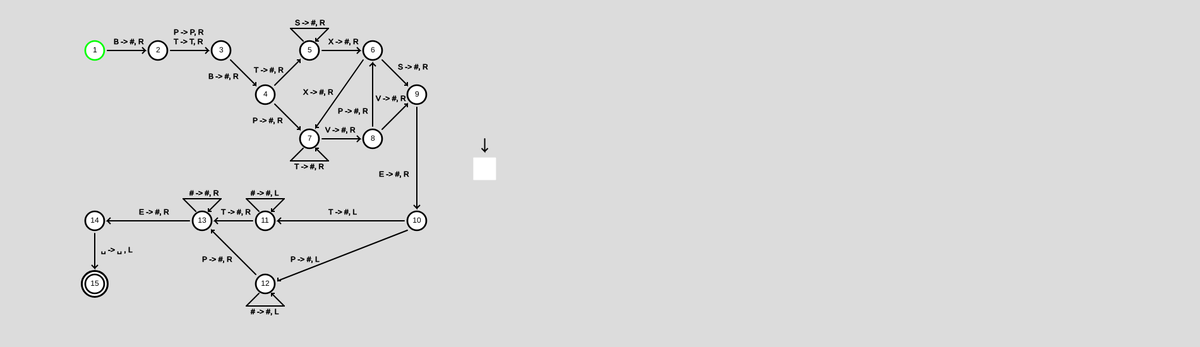
Frame 1 (no input)
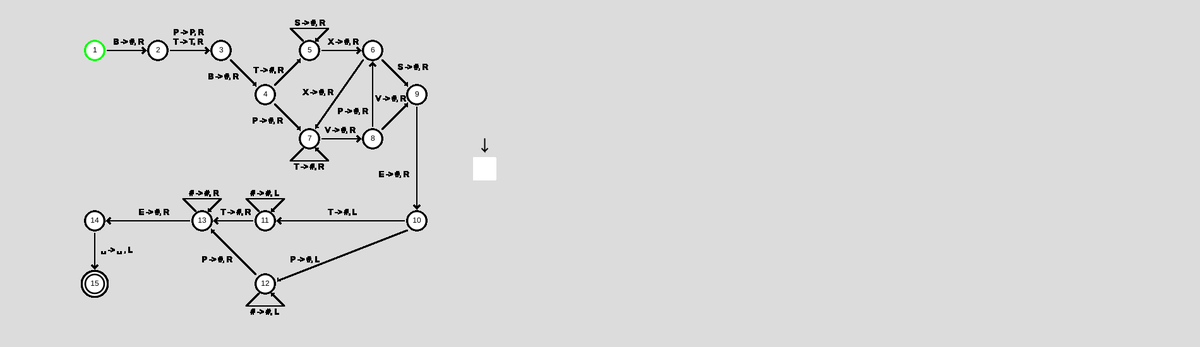
Frame 60 (no input)
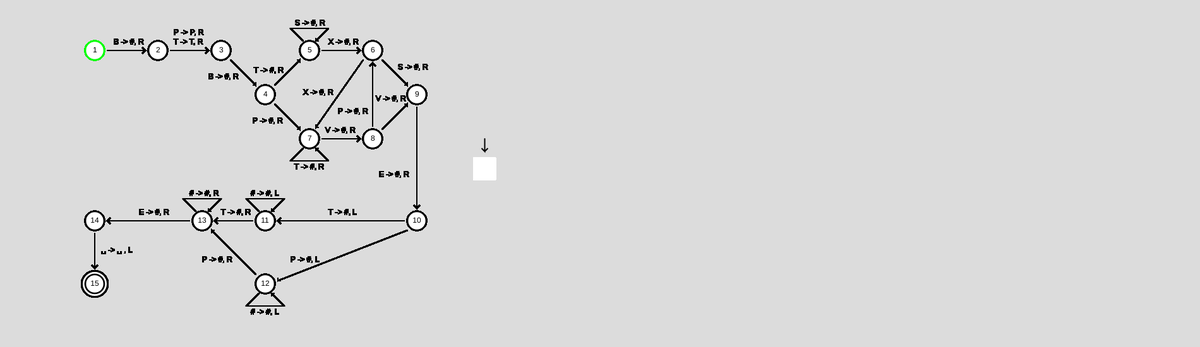
Frame 120 (the mouse pressed at the canvas centre since frame 60)

The p5.js sketch that drew these frames (run headless with seeded random() and noise() and a simulated clock; from frame 60 on, the mouse is pressed at the canvas centre):

// p5.js sketch
// ── sketch.js

//Jetzige Position auf dem Band der Turing Machine
var positionCharArray = 0;

//Die Position an der das Turing Band auf der Canvas angezeigt wird
var turingBandXPosition = 750;
var turingBandYPosition = 250;

//Die Position des Graphs
var graphXPosition = 100;
var graphYPosition = 30;

//Die Position an der der Schreib- und Lesekopf der Turingmachine auf der Canvas
//angezeigt wird
//Wichtig: ist abhängig von der Position des Turingbandes
var turingArrowXPosition = turingBandXPosition + 17.5;
var turingArrowYPosition = turingBandYPosition - 30;

//Die Position der Erfolgs- bzw. Misserfolgsanzeige
var resultXPosition = 700;
var resultYPosition = 500;

//Der Zustand in der sich die Turing Machine befindet
//nextState wird von der Turing Machine markiert
var currentState = "0";
var nextState = "1";

//Input Text Fenster
var inp;

//Buttons
var buttonGenerateCorrectERGString;
var buttonGenerateIncorrectERGString;
var buttonStartMachine;
var buttonNextStep;
var buttonReset;

//Ein korrekter ERG String wird später durch einen Button ausgegeben
var inputString = [""];

function setup() {


  createCanvas(1900, 550);
  background(220);

  createP("");

  //Input Fenster erstellen
  inp = createInput("BEISPIEL␣");

  //Button um richtige Zeichenkette zu generieren         
  buttonGenerateCorrectERGString = createButton("Richtige Zeichenkette generieren");
  buttonGenerateCorrectERGString.mousePressed(generateCorrectInput);

  //Button um falsche Zeichenkette zu generieren
  buttonGenerateIncorrectERGString = createButton("Falsche Zeichenkette generieren");
  buttonGenerateIncorrectERGString.mousePressed(generateWrongInput);

  createP("");

  //Button um den eingegebenen Ausdruck zu prüfen
  buttonStartMachine = createButton("Zeichenkette prüfen");
  buttonStartMachine.mousePressed(checkString);


                               


  drawTuringArrow(turingArrowXPosition, turingArrowYPosition);
  //deleteTuringArrow(turingArrowXPosition, turingArrowYPosition);

 



  
}

function draw() {

  drawGraph(graphXPosition, graphYPosition, currentState, nextState);
  drawCharArray(inputString, turingBandXPosition, turingBandYPosition);

}


//Diese Funktion setzt die relevanten globalen Variablen zurück
//Und stellt die Buttons wieder her
function reset(){

  buttonReset.remove();

  currentState = "0";
  nextState = "1";
  positionCharArray = 0;
  inputString = [""];

  //Das überstehende Turing Band und das Erbebnis von der Canvas löschen
  background(220);

  //Turing Lese- und Schreibkopf auf Anfang zurücksetzen
  deleteTuringArrow(turingArrowXPosition, turingArrowYPosition);
  turingArrowXPosition = turingBandXPosition + 17.5;
  drawTuringArrow(turingArrowXPosition, turingArrowYPosition);

  //Input Fenster erstellen
  inp = createInput("BEISPIEL␣");

  //Button um richtige Zeichenkette zu generieren         
  buttonGenerateCorrectERGString = createButton("Richtige Zeichenkette generieren");
  buttonGenerateCorrectERGString.mousePressed(generateCorrectInput);

  //Button um falsche Zeichenkette zu generieren
  buttonGenerateIncorrectERGString = createButton("Falsche Zeichenkette generieren");
  buttonGenerateIncorrectERGString.mousePressed(generateWrongInput);

  createP("");

  //Button um den eingegebenen Ausdruck zu prüfen
  buttonStartMachine = createButton("Zeichenkette prüfen");
  buttonStartMachine.mousePressed(checkString);
}


//Diese Funktion gibt den input an den zur Prüfung weiter InputString weiter
//Ausserdem werden alle Buttons und das Input Fenster entfernt 
//und ein neuer Button erscheint um den nächsten Schritt auszuführen
function checkString(){
  inputString = createCharArray(inp.value());

  inp.remove();
  buttonGenerateCorrectERGString.remove();
  buttonGenerateIncorrectERGString.remove();
  buttonStartMachine.remove();

  buttonNextStep = createButton("Nächster Schritt");
  buttonNextStep.mousePressed(moveTuring);

}


//Diese Funktion generiert einen korrekten ERG String im Input Fenster
function generateCorrectInput(){
  inp.value(createCorrectERGString());
}

//Diese Funktion generiert einen falschen ERG String im Input Fenster
function generateWrongInput(){
  inp.value(createIncorrectERGString());
}


//Der Graph, das Turingband und der Schreib- und Lesekopft verändern sich schrittweise
//Diese Funktion geht einen Schritt
function moveTuring(){

  if(nextStateMarkMove(nextState, positionCharArray)){

    var info = nextStateMarkMove(nextState, positionCharArray);

    //Changing the current and next state, based on the logic in nextStateMarkMove()
    currentState = nextState;
    nextState = info[0];
    var mark = info[1];
    var move = info[2];

    //Moving the turing head, baseed on the logic in nextStateMarkMove()
    deleteTuringArrow(turingArrowXPosition, turingArrowYPosition);
    moveTuringArrow(move);
    drawTuringArrow(turingArrowXPosition, turingArrowYPosition);

    //Writing on the Turing band, based on the logic in nextStateMarkMove()
    inputString[positionCharArray] = mark;

    //Changing the position on the Turing Band, based on whether we move left or right
    if (move == "R")
      positionCharArray++;
    else if (move == "L")
      positionCharArray--;

    //If the next state is 15, we have reached the end of our Graph
    //and the ERG String is correct
    if(nextState == "15"){
      showResult(true, resultXPosition, resultYPosition);

      buttonNextStep.remove();
      createP("(¬‿¬)");

      buttonReset = createButton("Einen weiteren Ausdruck prüfen");
      buttonReset.mousePressed(reset);
    }
  } else {
    showResult(false, resultXPosition, resultYPosition);
    buttonNextStep.remove();

    createP("(︺︹︺)");

    buttonReset = createButton("Einen weiteren Ausdruck prüfen");
    buttonReset.mousePressed(reset);
  }
}


//Diese Funktion gibt eine Meldung aus, ob der Embedded Reber Grammar String gültig oder ungültig ist
//an der Position (x,y) auf der Canvas
function showResult(correct, x, y){

  strokeWeight(0.7);

  if (correct){
    //Show correct message
    //I might use images here
    text("Der Ausdruck ist ", x, y);
    stroke(0,255,0);
    strokeWeight(1.2);
    text("gültig", x+95, y);
  } else {
    //Show incorrect message
    text("Der Ausdruck ist ", x, y);
    stroke(255,0,0);
    strokeWeight(1.2);
    text("nicht gültig", x+95, y);
  }
}


//Diese Funktion verändert ein Zeichen im Input String
//input: position auf Turing Band, also 1 oder 2, 3, ..
//und symbol, welches auf das Band geschrieben wird
//output: Verändert ein Zeichen im Char Array inputString
function changeTuringBand(position, symbol){
  inputString[position] = symbol;
}

//Diese Funktion bewegt den Lesekopf der Turing Machine nach rechts oder nach links
//input: "L" oder "R"
//output: veränder die Variable turingArrowXPosition
function moveTuringArrow(direction){
  if (direction == "L")
    turingArrowXPosition = turingArrowXPosition - 40;
  else if (direction == "R")
    turingArrowXPosition = turingArrowXPosition + 40;
}

//Diese Funktion löscht einen Pfeil (Schreibkopf der Turing Machine)
function deleteTuringArrow(x, y){
  strokeWeight(5);
  stroke(220);

  beginShape();
  vertex(x, y);
  vertex(x, y +20);
  vertex(x-5, y+15);
  vertex(x, y +20);
  vertex(x+5, y+15);
  vertex(x, y+20);
  endShape();
}

//Diese Funktion zeichnet einen Pfeil, der nach unten zeigt an dem Punkt (x,y)
function drawTuringArrow(x, y){
  arrowBottom(x, y, x, y + 20);
}

//Diese Funktion zeichnet ein Char Array als Band einer Turing Machine an Position (x,y)
function drawCharArray(ca, x, y){

  var distance = 0;
  var increment = 40;

  for(i = 0; i < ca.length; i++){
    square(x+distance, y, 35);
    text(ca[i], x+distance + (increment/3), y + (increment/2));
    distance = distance + increment;
  }
}


//Diese Funktion macht aus einem String ein Char Array
function createCharArray(str){
  return str.split("");
}

//Hier sind 2 Funktionen, um einen korrekten Embedded Reber Grammar String zu erzeugen
//und um einen wahrscheinlich inkorrekten Embedded Reber Grammar String zu erzeugen

//Gibt korrekte ERG String zurück
function createCorrectERGString() {
  var result = generateEmbeddedRGString(generateRGString(3, true));

  //Falls die Länge des Strings größer als 20 ist rufen wir die Funktion rekursiv erneut auf
  if (result.length <= 20)
    return result;
  else
    return createCorrectERGString();
}

//Gibt wahrscheinlich falschen ERG String zurück
function createIncorrectERGString() {

  var result = generateEmbeddedRGString(generateRGString(3, false));

  //Falls die Länge des Strings größer als 20 ist rufen wir die Funktion rekursiv erneut auf
  if (result.length <= 20)
    return result;
  else
    return createProbablyWrongERGString();
}


//Diese Funktion nimmt einen Reber Grammar String
//und macht einen (von 2 möglichen) Embedded Reber Grammar String daraus
function generateEmbeddedRGString(rgString){

  var pick = Math.floor(Math.random() * 2);

  if (pick == 0)
    return "BT" + rgString + "TE␣";
  else
    return "BP" + rgString + "PE␣";
}


//Diese rekursive Funktion generiert einen Reber Grammar String
//Wichtig: sie muss mit generateRGString(3, true) aufgerufen werden
//um einen korrekten RG String zu erzeugen!
//generateRGString(3, false) erzeugt einen falschen!
function generateRGString(state, correct){
  var pick = "";

  //In state 3 we always return B and go to state 4
  if (state == 3){
    return "B" + generateRGString(4, correct);
  }
  //In state 4 we either return T and state 5, or P and state 7
  else if (state == 4){
    pick = pickRandomElement(["T", "P"]);
    if (pick == "T")
      return pick + generateRGString(5, correct);
    else
      return pick + generateRGString(7, correct);
  }

  //In state 5 we either return S and state 5, or X and state 6
  else if (state == 5){
    pick = pickRandomElement(["S", "X"]);
    if (pick == "S")
      return pick + generateRGString(5, correct);
    else
      return pick + generateRGString(6, correct);
  }

  //Here we intentionally create a wrong String, if correct == false
  //
  //
  else if (state == 6 && correct == false){
    pick = pickRandomElement(["T", "E"]);
    if (pick == "T")
      return pick + generateRGString(7, correct);
    else
      return pick + generateRGString(9, correct);
  }

  else if (state == 8 && correct == false){
    pick = pickRandomElement(["T", "E"]);
    if (pick == "T")
      return pick + generateRGString(6, correct);
    else
      return pick + generateRGString(9, correct);
  }
  //
  //


  //In state 6 we either return X and state 7, or S and State 9
  else if (state == 6){
    pick = pickRandomElement(["X", "S"]);
    if (pick == "X")
      return pick + generateRGString(7, correct);
    else
      return pick + generateRGString(9, correct);
  }

  //In state 7 we either return T and state 7, or V and state 8
  else if (state == 7){
    pick = pickRandomElement(["T", "V"]);
    if (pick == "T")
      return pick + generateRGString(7, correct);
    else
      return pick + generateRGString(8, correct);
  }

  //In state 8 we either return P and state 6, or V and state 9
  else if (state == 8){
    pick = pickRandomElement(["P", "V"]);
    if (pick == "P")
      return pick + generateRGString(6, correct);
    else
      return pick + generateRGString(9, correct);
  }

  //In state 9 we always return E and state 10
  else if (state == 9){
    return "E" + generateRGString(10, correct);
  }

  //In state

  return "";
}



//Diese Funktion sucht ein zufälliges element aus einem Array aus 
//und gibt es zurück
function pickRandomElement(arr){
  return arr[Math.floor(Math.random() * arr.length)];
}


//Diese Funktion nimmt den jetzigen Zustand und das Symbol von Turing Band 
//(dieses wird über die globale Variable position bestimmt)
//und gibt den nächsten Zustand, die Zeichenänderung auf dem Band und die Bewegungsrichtung wieder
//Beispiel für Ausgabe: ["1", "#", "R"]
//Falls es keinen nächsten Zustand gibt, wird hier der Boolean false zurückgegeben
//Diese Funkton liefert also verschiedene Rückgabe-Datentypen
function nextStateMarkMove(state, bandPosition){

  var symbol = inputString[bandPosition];

  //Hier wird die Logik für alle Kanten vorgegeben

  //Kante von 1 zu 2
  if (state == "1" && symbol == "B"){
    return ["2", "#", "R"];
  } 
  //Kante von 2 zu 3
  else if (state == "2" && symbol == "P"){
    return ["3", "P", "R"];
  }
  else if (state == "2" && symbol == "T"){
    return ["3", "T", "R"];
  }
  //Kante von 3 zu 4
  else if (state == "3" && symbol == "B"){
    return ["4", "#", "R"];
  }
  //Kante von 4 zu 5
  else if (state == "4" && symbol == "T"){
    return ["5", "#", "R"];
  }
  //Kante von 5 zu 5
  else if (state == "5" && symbol == "S"){
    return ["5", "#", "R"];
  }
  //Kante von 5 zu 6
  else if (state == "5" && symbol == "X"){
    return ["6", "#", "R"];
  }
  //Kante von 6 zu 7
  else if (state == "6" && symbol == "X"){
    return ["7", "#", "R"];
  }
  //Kante von 4 zu 7
  else if (state == "4" && symbol == "P"){
    return ["7", "#", "R"];
  }
  //Kante von 7 zu 7
  else if (state == "7" && symbol == "T"){
    return ["7", "#", "R"];
  }
  //Kante von 7 zu 8
  else if (state == "7" && symbol == "V"){
    return ["8", "#", "R"];
  }
  //Kante von 8 zu 6
  else if (state == "8" && symbol == "P"){
    return ["6", "#", "R"];
  }
  //Kante von 8 zu 9
  else if (state == "8" && symbol == "V"){
    return ["9", "#", "R"];
  }
  //Kante von 6 zu 9
  else if (state == "6" && symbol == "S"){
    return ["9", "#", "R"];
  }
  //Kante von 9 zu 10
  else if (state == "9" && symbol == "E"){
    return ["10", "#", "R"];
  }
  //Kante von 10 zu 11
  else if (state == "10" && symbol == "T"){
    return ["11", "#", "L"];
  }
  //Kante von 10 zu 12
  else if (state == "10" && symbol == "P"){
    return ["12", "#", "L"];
  }
  //Kante von 11 zu 11
  else if (state == "11" && symbol == "#"){
    return ["11", "#", "L"];
  }
  //Kante von 11 zu 13
  else if (state == "11" && symbol == "T"){
    return ["13", "#", "R"];
  }
  //Kante von 12 zu 12
  else if (state == "12" && symbol == "#"){
    return ["12", "#", "L"];
  }
  //Kante von 12 zu 13
  else if (state == "12" && symbol == "P"){
    return ["13", "#", "R"];
  }
  //Kante von 13 zu 13
  else if (state == "13" && symbol == "#"){
    return ["13", "#", "R"];
  }
  //Kante von 13 zu 14
  else if (state == "13" && symbol == "E"){
    return ["14", "#", "R"];
  }
  //Kante von 14 zu 15
  else if (state == "14" && symbol == "␣"){
    return ["15", "␣", "L"];
  }
  return false;
  

}



//cs (current state) und ns (next state) identifizieren die ausgewählte Kante
//Die ausgewählte Kante ist grün unterlegt wie in den arrow-Funktionen definiert
//x und y zeichnen den Graph an Position (x,y)
function drawGraph(x, y, cs, ns) {

  //Zustand 1
  drawState(x+50, y+50, "1", (ns == "1"));

  //Kante von Zustand 1 zu 2
  arrowRight(x+70, y+50, x+130, y+50, (cs=="1" && ns =="2"));
  strokeWeight(0.7);
  text("B -> #, R", x+80, y+40);

  //Zustand 2
  drawState(x+150, y+50, "2", (ns == "2"));

  //Kante von Zustand 2 zu 3
  arrowRight(x+170, y+50, x+230, y+50, (cs=="2" && ns =="3"));
  strokeWeight(0.7);
  text("P -> P, R", x+175, y+25);
  text("T -> T, R", x+175, y+40);

  //Zustand 3
  drawState(x+250, y+50, "3", (ns == "3"));

  //Kante von Zustand 3 zu 4
  arrowBottomRight(x+265, y+65, x+305, y+105, (cs=="3" && ns =="4"));
  strokeWeight(0.7);
  text("B -> #, R", x+230, y+95);

  //Zustand 4
  drawState(x+320, y+120, "4", (ns == "4"));

  //Kante von Zustand 4 zu 5
  arrowTopRight(x+335, y+105, x+375, y+65, (cs=="4" && ns =="5"));
  strokeWeight(0.7);
  text("T -> #, R", x+302, y+85);

  //Zustand 5
  drawState(x+390, y+50, "5", (ns == "5"));

  //Kante von Zustand 5 zu 6
  arrowRight(x+410, y+50, x+470, y+50, (cs=="5" && ns =="6"));
  strokeWeight(0.7);
  text("X -> #, R", x+420, y+40);

  //Kante von Zustand 5 zu 5
  arrowSelfTop(x+380, y+35, x+400, y+35, (cs=="5" && ns =="5"));
  strokeWeight(0.7);
  text("S -> #, R", x+367, y+10);

  //Zustand 6
  drawState(x+490, y+50, "6", (ns == "6"));

  //Kante von Zustand 6 zu 7
  arrowBottomLeft(x+475, y+65, x+400, y+172, (cs=="6" && ns =="7"));
  strokeWeight(0.7);
  text("X -> #, R", x+380, y+120);

  //Kante von Zustand 6 zu 9
  arrowBottomRight(x+505, y+65, x+545, y+105, (cs=="6" && ns =="9"));
  strokeWeight(0.7);
  text("S -> #, R", x+530, y+80);

  //Kante von Zustand 4 zu 7
  arrowBottomRight(x+335, y+135, x+375, y+175, (cs=="4" && ns =="7"));
  strokeWeight(0.7);
  text("P -> #, R", x+300, y+165);
  
  //Zustand 7
  drawState(x+390, y+190, "7", (ns == "7"));

  //Kante von Zustand 7 zu 7
  arrowSelfBottom(x+380, y+205, x+400, y+205, (cs=="7" && ns =="7"));
  strokeWeight(0.7);
  text("T -> #, R", x+366, y+238);  

  //Kante von Zustand 7 zu 8
  arrowRight(x+410, y+190, x+470, y+190, (cs=="7" && ns =="8"));
  strokeWeight(0.7);
  text("V -> #, R", x+415, y+180);

  //Zustand 8
  drawState(x+490, y+190, "8", (ns == "8"));

  //Kante von Zustand 8 zu 6
  arrowTop(x+490, y+170, x+490, y+70, (cs=="8" && ns =="6"));
  strokeWeight(0.7);
  text("P -> #, R", x+435, y+150);

  //Kante von Zustand 8 zu 9
  arrowTopRight(x+505, y+175, x+545, y+135, (cs=="8" && ns =="9"));
  strokeWeight(0.7);
  text("V -> #, R", x+495, y+130);

  //Zustand 9
  drawState(x+560, y+120, "9", (ns == "9"));

  //Kante von Zustand 9 zu 10
  arrowBottom(x+560, y+140, x+560, y+300, (cs=="9" && ns =="10"));
  strokeWeight(0.7);
  text("E -> #, R", x+500, y+250);

  //Zustand 10
  drawState(x+560, y+320, "10", (ns == "10"));

  //Kante von 10 zu 11
  arrowLeft(x+540, y+320, x+340, y+320, (cs=="10" && ns =="11"));
  strokeWeight(0.7);
  text("T -> #, L", x+420, y+310);

  //Kante von 10 zu 12
  arrowBottomLeft(x+545, y+335, x+340, y+415, (cs=="10" && ns =="12"));
  strokeWeight(0.7);
  text("P -> #, L", x+360, y+385);

  //Zustand 11
  drawState(x+320, y+320, "11", (ns == "11"));

  //Kante von 11 zu 11
  arrowSelfTop(x+310, y+305, x+330, y+305, (cs=="11" && ns =="11"));
  strokeWeight(0.7);
  text("# -> #, L", x+297, y+280);

  //Kante von 11 zu 13
  arrowLeft(x+300, y+320, x+240, y+320, (cs=="11" && ns =="13"));
  strokeWeight(0.7);
  text("T -> #, R", x+250, y+310);

  //Zustand 12
  drawState(x+320, y+420, "12", (ns == "12"));

  //Kante von 12 zu 12
  arrowSelfBottom(x+310, y+435, x+330, y+435, (cs=="12" && ns =="12"));
  strokeWeight(0.7);
  text("# -> #, L", x+297, y+468);

  //Kante von 12 zu 13
  arrowTopLeft(x+305, y+405, x+235, y+335, (cs=="12" && ns =="13"));
  strokeWeight(0.7);
  text("P -> #, R", x+220, y+385);

  //Zustand 13
  drawState(x+220, y+320, "13", (ns == "13"));

  //Kante von 13 zu 13
  arrowSelfTop(x+210, y+305, x+230, y+305, (cs=="13" && ns =="13"));
  strokeWeight(0.7);
  text("# -> #, R", x+200, y+280);

  //Kante von 13 zu 14
  arrowLeft(x+200, y+320, x+70, y+320, (cs=="13" && ns =="14"));
  strokeWeight(0.7);
  text("E -> #, R", x+120, y+310);

  //Zustand 14
  drawState(x+50, y+320, "14", (ns == "14"));

  //Kante von 14 zu 15
  arrowBottom(x+50, y+340, x+50, y+395, (cs=="14" && ns =="15"));
  strokeWeight(0.7);
  text("␣ -> ␣ , L", x+60, y+370);

  //Zustand 15
  strokeWeight(3);
  ellipse(x+50, y+420, 41, 41);
  drawState(x+50, y+420, "15", (ns == "15"));


}


//Funktion um einen Pfeil in Richtung links zu zeichnen
//Der Pfeil beginnt bei Punkt (x1,y1) und endet in Punkt (x2,y2)
//Falls green == true ist er grün, sonst schwarz
//Die Dicke des Pfeils ist sWeight
//Die folgenden Definitionen für Pfeile folgen dieser hier
function arrowLeft(x1, y1, x2, y2, green = false, sWeight = 2){
  strokeWeight(sWeight);

  if(green)
    stroke(0,255,0);
  else
    stroke(0,0,0);

  beginShape();
  vertex(x1, y1);
  vertex(x2, y2);
  vertex(x2+5, y2-5);
  vertex(x2, y2);
  vertex(x2+5, y2+5);
  vertex(x2, y2);
  endShape();
}

function arrowRight(x1, y1, x2, y2, green = false, sWeight = 2){
  strokeWeight(sWeight);

  if(green)
    stroke(0,255,0);
  else
    stroke(0,0,0);

  beginShape();
  vertex(x1, y1);
  vertex(x2, y2);
  vertex(x2-5, y2-5);
  vertex(x2, y2);
  vertex(x2-5, y2+5);
  vertex(x2, y2);
  endShape();
}

function arrowTop(x1, y1, x2, y2, green = false, sWeight = 2){
  strokeWeight(sWeight);

  if(green)
    stroke(0,255,0);
  else
    stroke(0,0,0);

  beginShape();
  vertex(x1, y1);
  vertex(x2, y2);
  vertex(x2-5, y2+5);
  vertex(x2, y2);
  vertex(x2+5, y2+5);
  vertex(x2, y2);
  endShape();
}

function arrowTopLeft(x1, y1, x2, y2, green = false, sWeight = 2){
  strokeWeight(sWeight);

  if(green)
    stroke(0,255,0);
  else
    stroke(0,0,0);

  beginShape();
  vertex(x1, y1);
  vertex(x2, y2);
  vertex(x2, y2+5);
  vertex(x2, y2);
  vertex(x2+5, y2);
  vertex(x2, y2);
  endShape();
}

function arrowTopRight(x1, y1, x2, y2, green = false, sWeight = 2){
  strokeWeight(sWeight);

  if(green)
    stroke(0,255,0);
  else
    stroke(0,0,0);

  beginShape();
  vertex(x1, y1);
  vertex(x2, y2);
  vertex(x2, y2+5);
  vertex(x2, y2);
  vertex(x2-5, y2);
  vertex(x2, y2);
  endShape();
}

function arrowBottom(x1, y1, x2, y2, green = false, sWeight = 2){
  strokeWeight(sWeight);

  if(green)
    stroke(0,255,0);
  else
    stroke(0,0,0);

  beginShape();
  vertex(x1, y1);
  vertex(x2, y2);
  vertex(x2-5, y2-5);
  vertex(x2, y2);
  vertex(x2+5, y2-5);
  vertex(x2, y2);
  endShape();
}

function arrowBottomLeft(x1, y1, x2, y2, green = false, sWeight = 2){
  strokeWeight(sWeight);

  if(green)
    stroke(0,255,0);
  else
    stroke(0,0,0);

  beginShape();
  vertex(x1, y1);
  vertex(x2, y2);
  vertex(x2, y2-5);
  vertex(x2, y2);
  vertex(x2+5, y2);
  vertex(x2, y2);
  endShape();
}

function arrowBottomRight(x1, y1, x2, y2, green = false, sWeight = 2){
  strokeWeight(sWeight);

  if(green)
    stroke(0,255,0);
  else
    stroke(0,0,0);

  beginShape();
  vertex(x1, y1);
  vertex(x2, y2);
  vertex(x2, y2-5);
  vertex(x2, y2);
  vertex(x2-5, y2);
  vertex(x2, y2);
  endShape();
}


//Hier beginnen die Definitionen der Pfeile, die einen Zustand auf sich selbst zeigen lassen
//Diese Funktionen sind weniger allgemein, 
//denn ihre Proportionen sind von der Größe des Zustandes abhängig (40)
//Und die Punkte müssen für SelfRight und SelfLeft in der Reihenfolge: 
//"Erst der obere, dann der untere Punkt", eingegeben werden
//Für SelfTop und SelfBottom in der Reihenfolge: "Erst der linke Punkt, dann der rechte"

//Orientierung für die Punkte
//Seien xZ und yZ die Koordinaten des Zustandes
//Für SelfRight und SelfLeft: 
//x1 sollte 20 Einheiten von xZ entfernt sein, y1 10 Einheiten von yZ
//x2 = x1 und y2 = y1 + 20

//Die gleichen Abstände in unterschiedlicher Richtung lassen sich auf SelfTop und SelfBottom übertragen

function arrowSelfRight (x1, y1, x2, y2, green = false, sWeight = 2){
  strokeWeight(sWeight);
  
  if(green)
    stroke(0,255,0);
  else
    stroke(0,0,0);
  
  line(x1, y1, x1 +20, y1 -20);
  line(x1 +20, y1 -20, x1 +20, y1 +40);
  line(x1 +20, y1 +40, x2, y2);

  beginShape();
  vertex(x2, y2);
  vertex(x2, y2+5);
  vertex(x2, y2);
  vertex(x2+5, y2);
  vertex(x2, y2);
  endShape();
  
}

function arrowSelfLeft (x1, y1, x2, y2, green = false, sWeight = 2){
  strokeWeight(sWeight);
  
  if(green)
    stroke(0,255,0);
  else
    stroke(0,0,0);
  
  line(x1, y1, x1 -20, y1 -20);
  line(x1 -20, y1 -20, x1 -20, y1 +40);
  line(x1 -20, y1 +40, x2, y2);

  beginShape();
  vertex(x2, y2);
  vertex(x2, y2+5);
  vertex(x2, y2);
  vertex(x2-5, y2);
  vertex(x2, y2);
  endShape();
  
}

function arrowSelfTop (x1, y1, x2, y2, green = false, sWeight = 2){
  strokeWeight(sWeight);
  
  if(green)
    stroke(0,255,0);
  else
    stroke(0,0,0);
  
  line(x1, y1, x1 -20, y1 -20);
  line(x1 -20, y1 -20, x1 +40, y1 -20);
  line(x1 +40, y1 -20, x2, y2);

  beginShape();
  vertex(x2, y2);
  vertex(x2, y2-5);
  vertex(x2, y2);
  vertex(x2+5, y2);
  vertex(x2, y2);
  endShape();
  
}

function arrowSelfBottom (x1, y1, x2, y2, green = false, sWeight = 2){
  strokeWeight(sWeight);
  
  if(green)
    stroke(0,255,0);
  else
    stroke(0,0,0);
  
  line(x1, y1, x1 -20, y1 +20);
  line(x1 -20, y1 +20, x1 +40, y1 +20);
  line(x1 +40, y1 +20, x2, y2);

  beginShape();
  vertex(x2, y2);
  vertex(x2, y2+5);
  vertex(x2, y2);
  vertex(x2+5, y2);
  vertex(x2, y2);
  endShape();
  
}

//Allgemeine Funktion um Zustand zu zeichnen
//Zeichnet einen Zustand an Position (x,y) mit Bezeichner stateName
//Falls selected == true wird er grün umrandet
//sWeight repräsentiert die Dicke der Umrandung und size den Radius des Kreises 
function drawState(x, y, stateName, selected = false, sWeight = 2.7, size = 30){
    
  strokeWeight(sWeight);

  if (selected)
    stroke(0,255,0);
  else
    stroke(0,0,0);

  ellipse(x, y, size, size);

  strokeWeight(0.7);
  stroke(255,255,255);

  //positioning stateName in the middle of ellipse based on length of the stateName
  //e.g. "14" has to be positioned differently from "1"
  if(stateName.length == 1)
    text(stateName, x- (size/10), y+ (size/10));
  else
    text(stateName, x- (size/4.5), y+ (size/10));
}
// ── dokumentation.html
<!DOCTYPE html>
<html lang="en">
  <head>
    <meta charset="utf-8" />
    <meta name="viewport" content="width=device-width, initial-scale=1.0">

    <title>Sketch</title>

    <link rel="stylesheet" type="text/css" href="style.css">

    <!-- google font links -->
    <link rel="preconnect" href="https://fonts.googleapis.com">
    <link rel="preconnect" href="https://fonts.gstatic.com" crossorigin>
    <link href="https://fonts.googleapis.com/css2?family=Roboto:wght@300;400&family=Supermercado+One&display=swap" rel="stylesheet"> 
    <link href="https://fonts.googleapis.com/css2?family=Source+Serif+4:wght@300&display=swap" rel="stylesheet"> 
  </head>

  <body id="dokBody">
    <header>
        <nav>
            <ul>
                <li><a href="index.html">Animation</a></li>
                <li><a href="dokumentation.html">Dokumentation</a></li>
            </ul>
        </nav>
  

      </header>
        <br>
        <br>
        <br>
        <p>Technisch: 
            
            <br>
            <br>
            Ich habe das p5.js Framework für die Darstellung des Graphen, und des Turing Bandes verwendet
        </p>
        <p>Fachlich: 

            <br>
            <br>
            Es soll die Gültigkeit einer Zeichenkette in Hinsicht auf die 
            <a href= "https://willamette.edu/~gorr/classes/cs449/reber.html#top">Embedded Reber Grammar</a>, mit Hilfe einer 
            <a href= "https://en.wikipedia.org/wiki/Turing_machine">Turingmaschine</a>, bestimmt werden
            <br>
            Ich habe das Programm in Teile in Form von Funktionen zerlegt
            <br>
            Ich dachte mir: "Es ist klar, dass ich ein paar Funktionen in jedem Fall benötige"
            <br>
            <br>
            So z.B. drawGraph(x, y, cs, ns) - diese Funktion zeichnet einen Graphen am Punkt (x,y) auf der Canvas
            <br>
            Die Kante zwischen cs (current state) und ns (next state) wird farblich unterlegt
            <br>
            <br>
            Hier ein Einblick in drawGraph() :
            <br>
            <br>
            <img src="images/ZustandUndKanteGraph.png" alt="Teil der drawGraph Funktion">
            <br>
            <br>

            Ein Zustand wird mit drawState() gezeichnet :
            <br>
            <br>
            <img src="images/Zustand.png" alt="drawState Funktion">
            <br>
            <br>

            Ich habe 8 Funktionen geschrieben um Pfeile in 8 verschiedene Richtungen zu zeichnen - hier eine:
            <br>
            <br>
            <img src="images/Pfeil.png" alt="arrow Funktion Beispiel">
            <br>
            <br>

            Ich habe mich dazu entschieden das Turing Band mit Lese- und Schreibkopf ebenfalls zu animieren
            <br>
            Ich denke es ist übersichtlicher als eine Tabelle
            <br>
            Mit drawCharArray() können wir das Turing Band zeichen:
            <br>
            <br>
            <img src="images/TuringBand.png" alt="Turing Band zeichnen - Funktion">
            <br>
            <br>

            Mit drawTuringArrow() den Schreib- und Lesekopf der Turingmaschine:
            <br>
            <br>
            <img src="images/TuringPfeil.png" alt="Turing Schreib- und Lesekopf zeichnen - Funktion">
            <br>
            <br>

            Ebenfalls benötigen wir eine Funktion, die uns die Logik vorgibt, also in welchen Zustand wir als nächstes wechseln
            <br>
            Und was der Turingkopf schreiben und in welche Richtung er sich bewegen soll
            <br>
            Mit nextStateMarkMove(state, bandPosition) können wir anhand von bandposition, das nächste Zeichen ermitteln
            <br>
            Dies zusammen mit dem jetzigen Zustand (state), liefert uns die benötigten Informationen:
            <br>
            <br>
            <img src="images/Logik.png" alt="Snippet der Logik">
            <br>
            Falls kein Fall zutrifft gibt nextStateMarkMove() false zurück
            <br>
            <br>
            <br>

            Wir benötigen hier und da noch einige Hilfsfunktionen, z.B. für die Aufgabe den Turingkopf zu bewegen
            <br>
            Ich will hier aber nicht auf alle eingehen und komme schnell zu einer vereinfachten Version der Funktion, die die meisten Funktionen zusammenbringt
            <br>
            moveTuring() bewegt die Turing Maschine schrittweise:
            <br>
            <br>
            <img src="images/moveTuring.png" alt="Snippet der Logik">
            <br>
            Falls uns nextStateMarkMove() einen nächsten Schritt zurückgibt, bewegen wir die Turingmaschine angemessen
            <br>
            Falls wir uns in Zustand 15, und damit in "qacc" befinden, wissen wir die Zeichenkette ist gültig und geben die entsprechende Nachricht aus
            <br>            
            <br>
            <br>

            Gibt uns nextStateMarkMove() false zurück, wissen wir der Zustand ist ungültig:
            <br>
            <br>
            <img src="images/moveTuringElse.png" alt="Snippet der Logik">
            <br>
            <br>

            <br>
            Die einzelnen Teile wurden mit Funktionen und Buttons, Inputfenster verbunden, sodass wir die in der Aufgabe vorgegebenen Verarbeitungsmöglichkeiten erfüllen
            <br>
            <br>
            

        </p>


  </body>
</html>
// ── style.css
html, body {
  margin: 0;
  padding: 0;
  text-align: center;



}

#dokBody {
  font-family: 'Source Serif 4', sans-serif;
}

canvas {
  display: block;
}

/*navigation bar*/

header li {
  display: inline-block;
}

header {
  text-align: center;
}

nav {
  position: fixed;
  z-index: 1;
  top: 0;
  left: 0;
  width: 100vw;
  padding: 0 0;
  margin: 0 0;
  background-color: white;
  font-family: 'Supermercado One', cursive;
}

nav li {
  padding-right: 2vw;
  padding-left: 2vw;
}

nav li a {
  font-size: 0.9rem;
}

/*links*/
a {
  text-decoration: none;
  color: #023e8a;
}
